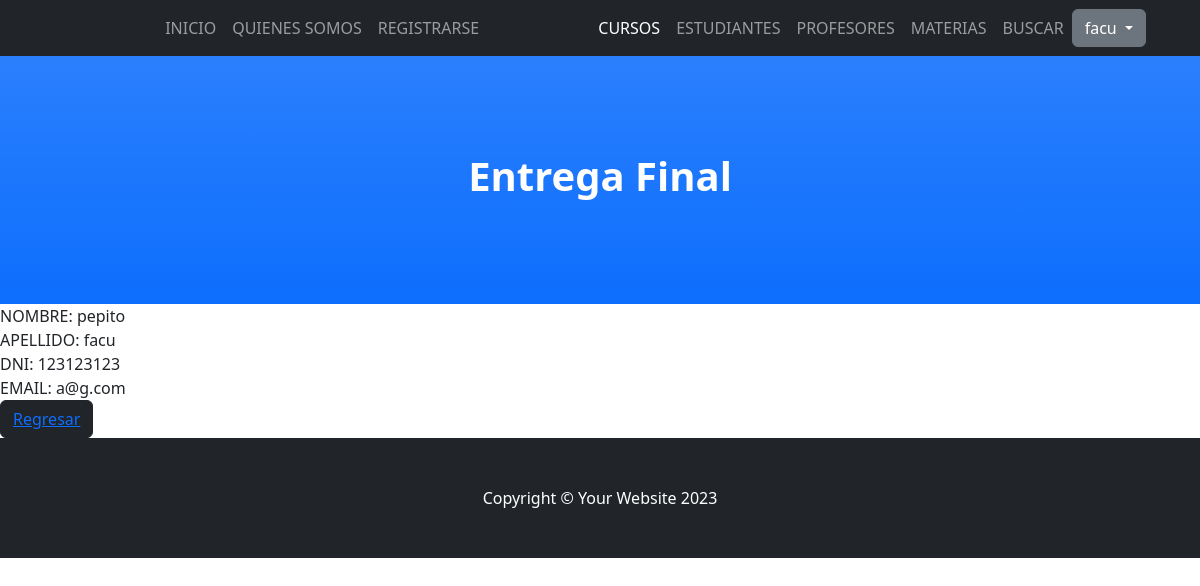
Screenshot of /AppColegio/estudiantes-detail/4/ (signed in) with the database file from the repository.
### appcolegio/models.py (models this page shows, shortened)
class estu(models.Model):
    nombre = models.CharField(max_length=40)
    apellido = models.CharField(max_length=20)
    dni= models.IntegerField()
    email = models.EmailField(max_length=40)

### appcolegio/views.py (the view)
# urls.py: path('estudiantes-detail/<int:pk>/', views.estudiantesdetalle.as_view(), name="estudiantesDetalle"),
class estudiantesdetalle(LoginRequiredMixin,DetailView):
    model = estu
    template_name = "appcolegio/estudiantes_detalle.html"

### appcolegio/templates/appcolegio/estudiantes_detalle.html
{% extends 'appcolegio/padre.html' %}
{% load static %}
{% block contenidoQueCambia %}
NOMBRE: {{ estu.nombre }}<br>
APELLIDO: {{ estu.apellido }}<br>
DNI: {{ estu.dni }}<br>
EMAIL: {{ estu.email }}<br>
<button type="button" class="btn btn-dark"><a href="{% url 'estudiantesLista' %}">Regresar</a></button>
{% endblock contenidoQueCambia %}

### appcolegio/templates/appcolegio/padre.html (shortened to what this page needs)
{% load static%}
<!DOCTYPE html>
<html lang="en">
    <head>
        <link href="{% static "appcolegio/css/styles.css" %}" rel="stylesheet" />
    </head>
    <header class="bg-primary bg-gradient text-white ">
        <div class="container px-1 text-center">
            <h1 class="fw-bolder">Entrega Final</h1>
        </div>
    </header>
<body id="page-top">
    <nav class="navbar navbar-expand-lg navbar-dark bg-dark fixed-top " id="mainNav">
        <div class="container px-4">
            <div class="collapse navbar-collapse" id="navbarResponsive">
                <ul class="navbar-nav ms-auto">
                    <li class="nav-item"><a class="nav-link" href="{% url 'inicio' %}">INICIO</a></li>
                    <li class="nav-item"><a class="nav-link" href="{% url 'quienesSomos' %}">QUIENES SOMOS</a></li>
                    <li class="nav-item"><a class="nav-link" href="{% url 'Register' %}">REGISTRARSE</a></li>
                </ul>
            </div>
            <div class="collapse navbar-collapse" id="navbarResponsive">
                <ul class="navbar-nav ms-auto">
                    {% if user.is_authenticated %}
                        <li class="nav-item">
                          <a class="nav-link active" aria-current="page" href="{% url 'cursoLista' %}">CURSOS</a>
                        </li>
                        <li class="nav-item">
                          <a class="nav-link" href="{% url 'estudiantesLista' %}">ESTUDIANTES</a>
                        </li>
                        <li class="nav-item">
                          <a class="nav-link" href="{% url 'profesoresLista' %}">PROFESORES</a>
                        </li>
                        <li class="nav-item">
                            <a class="nav-link" href="{% url 'materiasLista' %}">MATERIAS</a>
                          </li>
                          <li class="nav-item">
                            <a class="nav-link" href="{% url 'buscarCurso' %}">BUSCAR</a>
                          </li>
                      </ul>
                    <div class="dropdown">
                        <button class="btn btn-secondary dropdown-toggle" type="button" id="dropdownMenuButton1" data-bs-toggle="dropdown" aria-expanded="false">
                            {{ request.user.username }}
                        </button>
                    </div>
                    {% endif %}
            </div>
        </div>
    </nav>
    {% block contenidoQueCambia %}
    {% endblock contenidoQueCambia  %}
 <footer class="py-5 bg-dark">
    <div class="container px-4"><p class="m-0 text-center text-white">Copyright &copy; Your Website 2023</p></div>
</footer>
</body>
</html>

### rows the page displays
estu: nombre "pepito", apellido "facu", dni "123123123", email "a@g.com"

### other values shown
{{ request.user.username }} "facu"
